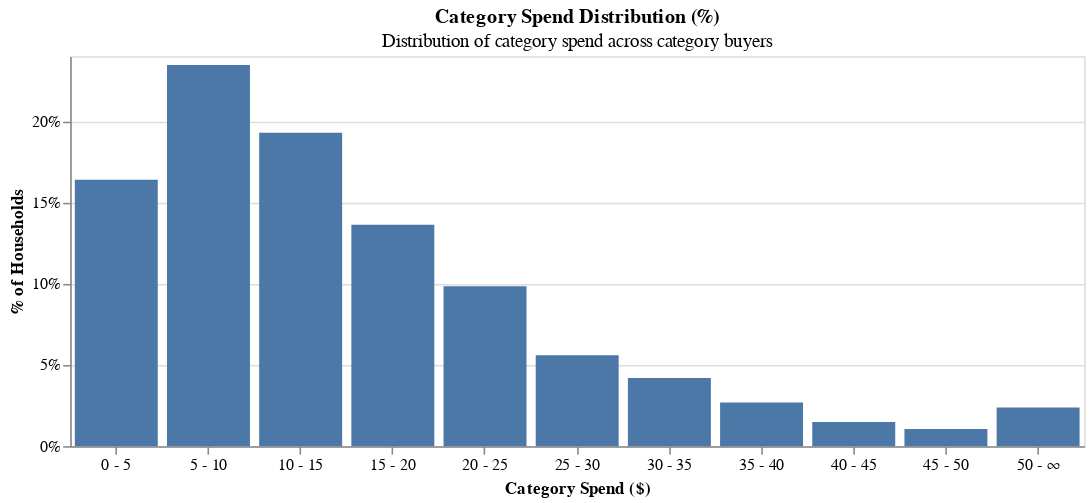

Here is the notebook cell this chart was saved with:
### Code cell
labels = [f"{lb} - {lb + 5 if lb != 50 else '∞'}" for lb in range(-5, 55, 5)]

category_spend_dist = category_spend.with_columns(
    pl.col('spend').cut(np.arange(0,51,5), labels=labels, left_closed=True).alias('cut')   
).group_by('cut').agg(
    pl.col('cut').count().alias('Frequency')
).with_columns(
    (pl.col('Frequency') / pl.col('Frequency').sum()).alias('% of Total')
).collect()

chart = alt.Chart(category_spend_dist).mark_bar().encode(
    x=alt.X("cut:O", 
            axis=alt.Axis(labelAngle=0, title="Category Spend ($)"), sort=labels),
    y=alt.Y("% of Total:Q",
            axis=alt.Axis(format=".0%", title="% of Households")), 
).properties(
    width=650,
    height=250,
    title={
        'text': 'Category Spend Distribution (%)',
        'subtitle': 'Distribution of category spend across category buyers'
    }
).show()

### Figure 1 — Vega-Lite specification as saved in the notebook (floating-point values rounded to 4 significant figures)
{"$schema": "https://vega.github.io/schema/vega-lite/v5.20.1.json", "config": {"view": {"continuousHeight": 300, "continuousWidth": 300}}, "data": {"name": "data-7d02eaa6737e234faded0a360e2aae57"}, "datasets": {"data-7d02eaa6737e234faded0a360e2aae57": [{"% of Total": 0.01487, "Frequency": 68, "cut": "40 - 45"}, {"% of Total": 0.05597, "Frequency": 256, "cut": "25 - 30"}, {"% of Total": 0.1928, "Frequency": 882, "cut": "10 - 15"}, {"% of Total": 0.164, "Frequency": 750, "cut": "0 - 5"}, {"% of Total": 0.04198, "Frequency": 192, "cut": "30 - 35"}, {"% of Total": 0.01049, "Frequency": 48, "cut": "45 - 50"}, {"% of Total": 0.1362, "Frequency": 623, "cut": "15 - 20"}, {"% of Total": 0.02383, "Frequency": 109, "cut": "50 - ∞"}, {"% of Total": 0.02689, "Frequency": 123, "cut": "35 - 40"}, {"% of Total": 0.2346, "Frequency": 1073, "cut": "5 - 10"}, {"% of Total": 0.09838, "Frequency": 450, "cut": "20 - 25"}]}, "encoding": {"x": {"axis": {"labelAngle": 0, "title": "Category Spend ($)"}, "field": "cut", "sort": ["-5 - 0", "0 - 5", "5 - 10", "10 - 15", "15 - 20", "20 - 25", "25 - 30", "30 - 35", "35 - 40", "40 - 45", "45 - 50", "50 - ∞"], "type": "ordinal"}, "y": {"axis": {"format": ".0%", "title": "% of Households"}, "field": "% of Total", "type": "quantitative"}}, "height": 250, "mark": {"type": "bar"}, "title": {"subtitle": "Distribution of category spend across category buyers", "text": "Category Spend Distribution (%)"}, "width": 650}
